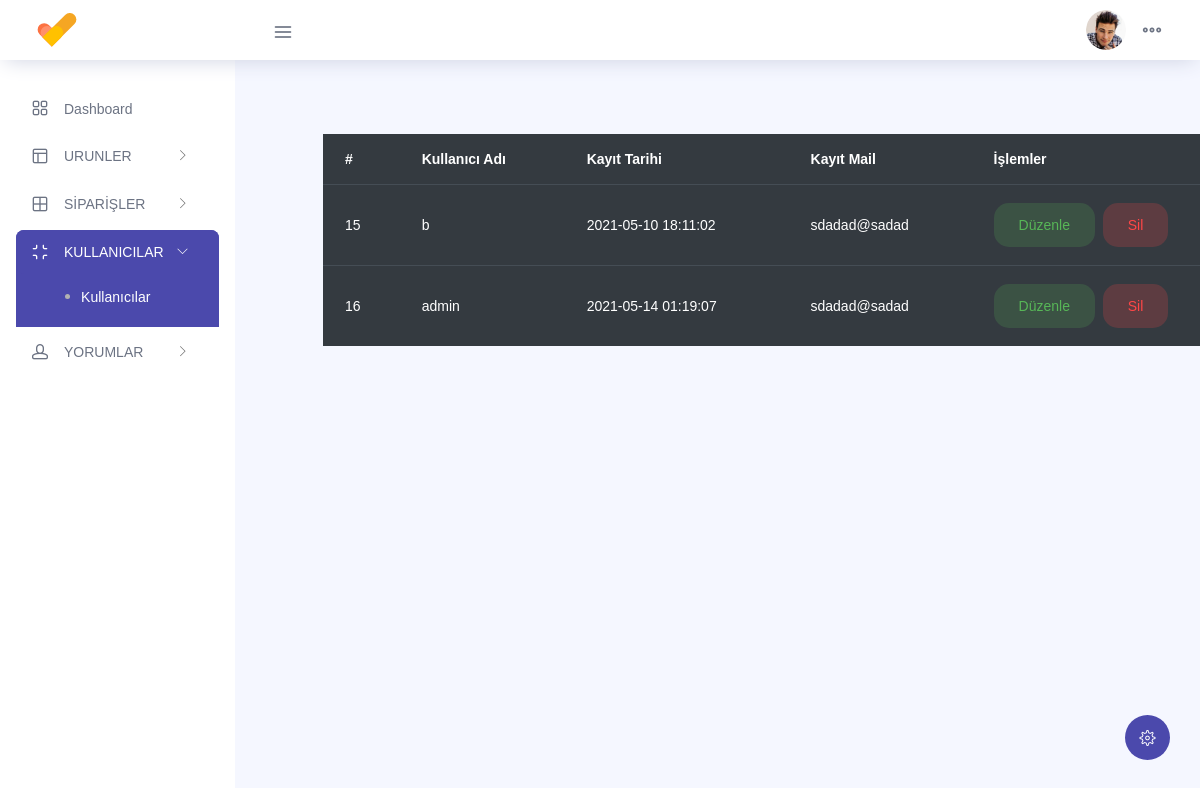
/admin_paneli/kullanicilar.php, run on the app's committed database.
### tables this page shows
CREATE TABLE `kullanici` (
  `kullanici_id` int(11) NOT NULL,
  `kullanici_zaman` datetime NOT NULL DEFAULT current_timestamp(),
  `kullanici_ad` varchar(50) NOT NULL,
  `kullanici_mail` varchar(100) NOT NULL,
  `kullanici_password` varchar(50) NOT NULL,
  `kullanici_adsoyad` varchar(50) NOT NULL,
  `kullanici_unvan` varchar(100) NOT NULL,
  `kullanici_yetki` varchar(50) NOT NULL DEFAULT '0',
  `kullanici_durum` int(1) NOT NULL DEFAULT 1
);

### admin_paneli/kullanicilar.php (the view, shortened to what this page needs)
<?php include("../baglan.php"); ?>
<?php
require("ust_dash.php"); ?>
<?php
require("sol_dash.php"); ?>
<?php
$kullanicisor = $db->prepare("SELECT * FROM kullanici ");
$kullanicisor->execute();
?>
<div class="main-panel">
  <div class="content-wrapper">
    <div class="row">
      <div class="col-md-12 grid-margin">
        <div class="row">
          <div class="col-12 col-xl-8 mb-4 mb-xl-0">
            <div class="card-body">
              <div class="table-responsive pt-3">
                <table class="table table-dark">
                  <thead>
                    <tr>
                      <th>
                        #
                      </th>
                      <th>
                        Kullanıcı Adı
                      </th>
                      <th>
                        Kayıt Tarihi
                      </th>
                      <th>
                        Kayıt Mail
                      </th>
                      <th>
                        İşlemler
                      </th>
                    </tr>
                  </thead>
                  <tbody>
                    <?php
                    while ($kullanicicek = $kullanicisor->fetch(PDO::FETCH_ASSOC)) { ?>
                      <tr>
                        <td>
                          <?php echo $kullanicicek['kullanici_id'] ?>
                        </td>
                        <td>
                          <?php echo $kullanicicek['kullanici_ad'] ?>
                        </td>
                        <td>
                          <?php echo $kullanicicek['kullanici_zaman'] ?>
                        </td>
                        <td>
                          <?php echo $kullanicicek['kullanici_mail'] ?>
                        </td>
                        <td>
                          <button type="button" class="btn btn-inverse-success btn-fw" data-toggle="modal" data-target="#KullaniciDuzenle<?= $kullanicicek["kullanici_id"] ?>">Düzenle</button>&nbsp;
                          <a href="../islem.php?kullanici_id=<?= $kullanicicek["kullanici_id"] ?>&kullanicisil=ok"><button type="button" class="btn btn-inverse-danger btn-fw">Sil</button>
                        </td>
                      </tr>
                    <?php }
                    ?>
                  </tbody>
                </table>
              </div>
            </div>
          </div>
        </div>
      </div>
    </div>
  </div>
</div>
<?php
require("alt_dash.php");
?>

### data on the page
kullanici: kullanici_id "15", kullanici_ad "b", kullanici_zaman "2021-05-10 18:11:02", kullanici_mail "sdadad@sadad"
kullanici: kullanici_id "16", kullanici_ad "admin", kullanici_zaman "2021-05-14 01:19:07", kullanici_mail "sdadad@sadad"
